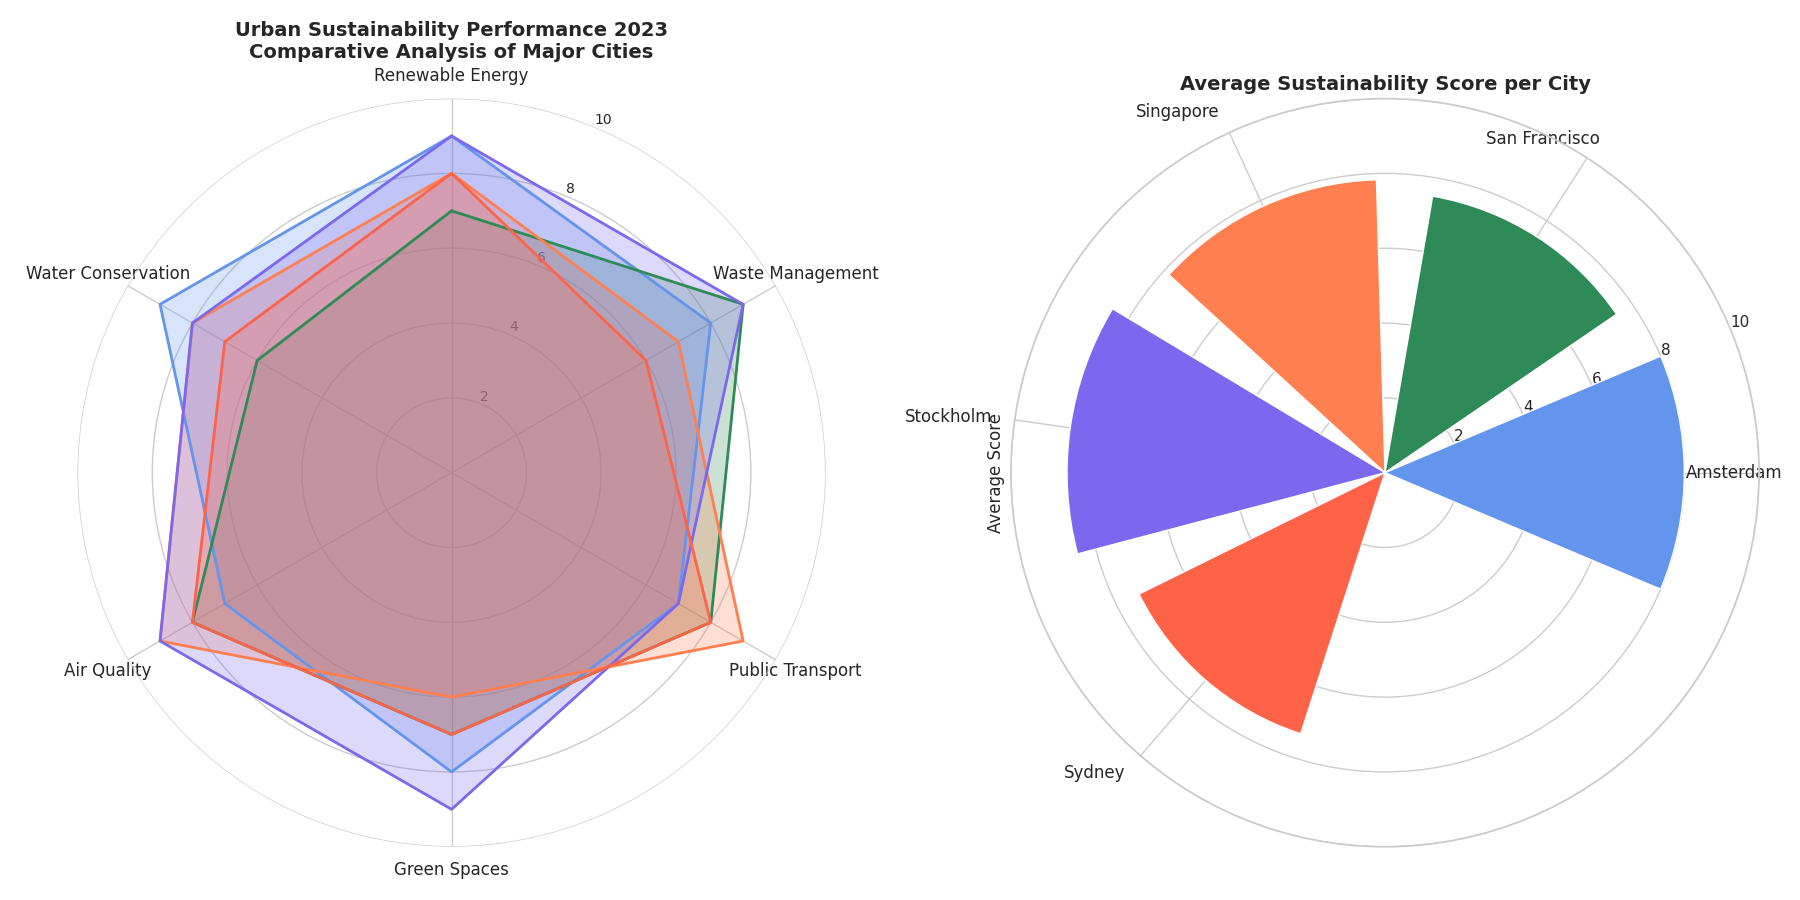

Reproduce this figure in Python.
import matplotlib.pyplot as plt
import numpy as np

categories = ['Renewable Energy', 'Waste Management', 'Public Transport',
              'Green Spaces', 'Air Quality', 'Water Conservation']
num_vars = len(categories)

scores = {
    'Amsterdam': [9, 8, 7, 8, 7, 9],
    'San Francisco': [7, 9, 8, 7, 8, 6],
    'Singapore': [8, 7, 9, 6, 9, 8],
    'Stockholm': [9, 9, 7, 9, 9, 8],
    'Sydney': [8, 6, 8, 7, 8, 7]
}

angles = np.linspace(0, 2 * np.pi, num_vars, endpoint=False).tolist()
angles += angles[:1]

fig, axs = plt.subplots(1, 2, figsize=(18, 9), subplot_kw={'polar': True})

# Fill-area radar chart
ax = axs[0]
ax.set_theta_offset(np.pi / 2)
ax.set_theta_direction(-1)
ax.set_xticks(angles[:-1])
ax.set_xticklabels(categories, size=12)
ax.set_yticks([2, 4, 6, 8, 10])
ax.set_yticklabels(["2", "4", "6", "8", "10"], size=10)
ax.set_ylim(0, 10)
ax.spines['polar'].set_visible(False)

colors = ['cornflowerblue', 'seagreen', 'coral', 'mediumslateblue', 'tomato']

for i, (city, score) in enumerate(scores.items()):
    score += score[:1]
    ax.plot(angles, score, linewidth=2, linestyle='solid', color=colors[i])
    ax.fill(angles, score, color=colors[i], alpha=0.25)

ax.set_title("Urban Sustainability Performance 2023\nComparative Analysis of Major Cities", size=14, weight='bold')

ax2 = axs[1]
average_scores = {city: np.mean(scores[city][:-1]) for city in scores}
ax2.bar(average_scores.keys(), average_scores.values(), color=colors)
ax2.set_ylim(0, 10)
ax2.set_title("Average Sustainability Score per City", size=14, weight='bold')
ax2.set_ylabel('Average Score', size=12)
ax2.set_xticklabels(average_scores.keys(), rotation=45, ha='right', fontsize=12)

plt.tight_layout()
plt.show()
